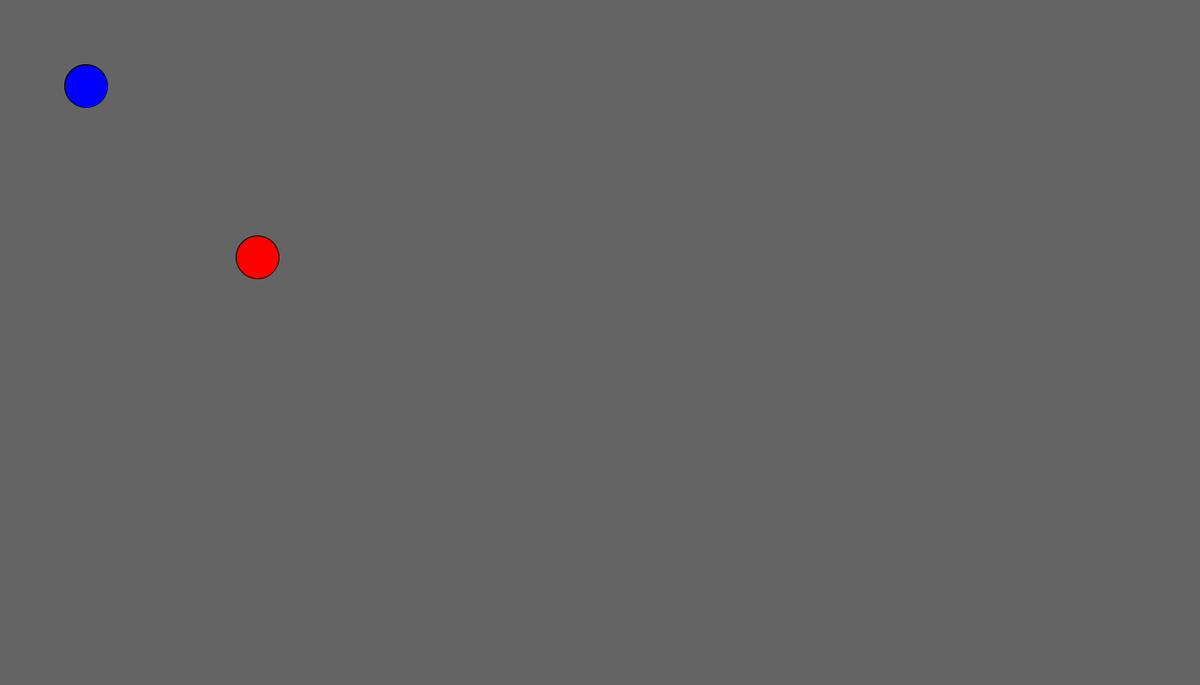
Frame 1 (no input)
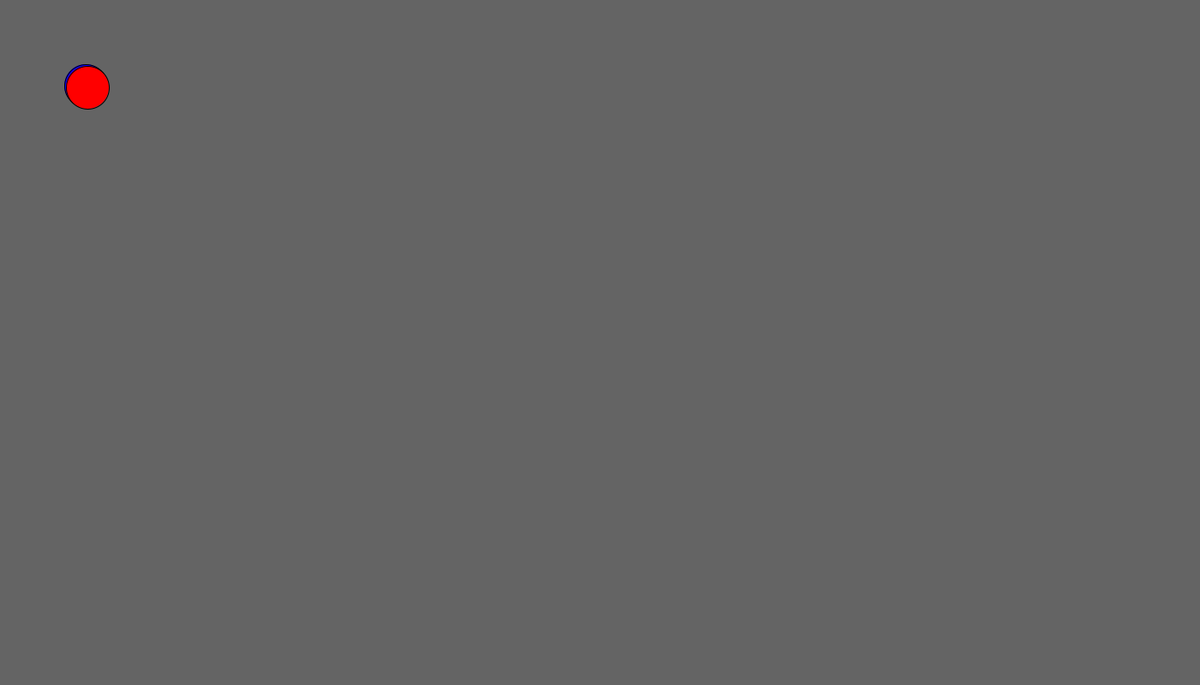
Frame 60 (the mouse pressed at the canvas centre just before this capture)
Frame 120 (the mouse held since frame 60 and released just before this capture): identical to frame 60, image omitted

The Processing sketch that drew these frames (run headless with seeded random() and noise(); from frame 60 on, the mouse is pressed at the canvas centre):

// Processing sketch: FunctionsWarmup2
// ── FunctionsWarmup2.pde
float player_x = 100;
float player_y = 100;
float chaser_x = 300;
float chaser_y = 300;
float radius = 50;
float player_movement_speed = 8;
float enemy_movement_speed = 6;
boolean[] keys;
void setup() {
  size(1400, 800);
  keys = new boolean[4];
  keys[0] = false;
  keys[1] = false;
  keys[2] = false;
  keys[3] = false;
}

void draw() {
  background(100);
  if (keys[0] && (player_x-radius/2>0)) {
    player_x -= player_movement_speed;
  }
  if (keys[1] && (player_y-radius/2>0)) {
    player_y -= player_movement_speed;
  }
  if (keys[2] && (player_y+radius/2<height)) {
    player_y += player_movement_speed;
  }
  if (keys[3] && (player_x+radius/2<width)) {
    player_x += player_movement_speed;
  }
  createObject(player_x, player_y, radius);
  createChaser(chaser_x, chaser_y, radius);
  chaser_x = moveChaserX(chaser_x, player_x);
  chaser_y = moveChaserY(chaser_y, player_y);
}

void createObject(float player_x, float player_y, float radius) {
  fill(0, 0, 255);
  ellipseMode(CENTER);
  circle(player_x, player_y, radius);
}

void createChaser(float chaser_x, float chaser_y, float radius) {
  fill(255, 0, 0);
  circle(chaser_x, chaser_y, radius);
}
float moveChaserX(float chaser_x, float player_x) {
  if (chaser_x < player_x) {
    chaser_x += enemy_movement_speed;
  } else if (chaser_x > player_x) {
    chaser_x -= enemy_movement_speed;
  }
  return chaser_x;
}

float moveChaserY(float chaser_y, float player_y) {
  if (chaser_y < player_y) {
    chaser_y += enemy_movement_speed;
  } else if (chaser_y > player_y) {
    chaser_y -= enemy_movement_speed;
  }
  return chaser_y;
}
void keyPressed() {
  if (key == 'a') {
    keys[0] = true;
  } else if (key == 'w') {
    keys[1] = true;
  } else if (key == 's') {
    keys[2] = true;
  } else if (key == 'd') {
    keys[3] = true;
  }
}
void keyReleased() {
  if (key == 'a') {
    keys[0] = false;
  } else if (key == 'w') {
    keys[1] = false;
  } else if (key == 's') {
    keys[2] = false;
  } else if (key == 'd') {
    keys[3] = false;
  }
}
